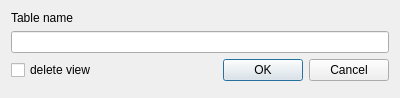
<?xml version="1.0" encoding="UTF-8"?>
<ui version="4.0">
 <class>convertToTableDialog</class>
 <widget class="QDialog" name="convertToTableDialog">
  <property name="geometry">
   <rect>
    <x>0</x>
    <y>0</y>
    <width>400</width>
    <height>98</height>
   </rect>
  </property>
  <property name="windowTitle">
   <string>Dialog</string>
  </property>
  <layout class="QHBoxLayout" name="horizontalLayout_2">
   <item>
    <layout class="QVBoxLayout" name="verticalLayout">
     <item>
      <widget class="QLabel" name="label">
       <property name="text">
        <string>Table name</string>
       </property>
      </widget>
     </item>
     <item>
      <widget class="QLineEdit" name="tableNameString"/>
     </item>
     <item>
      <layout class="QHBoxLayout" name="horizontalLayout">
       <item>
        <widget class="QCheckBox" name="deleteViewCheck">
         <property name="text">
          <string>delete view</string>
         </property>
        </widget>
       </item>
       <item>
        <spacer name="horizontalSpacer">
         <property name="orientation">
          <enum>Qt::Horizontal</enum>
         </property>
         <property name="sizeHint" stdset="0">
          <size>
           <width>40</width>
           <height>20</height>
          </size>
         </property>
        </spacer>
       </item>
       <item>
        <widget class="QDialogButtonBox" name="buttonBox">
         <property name="orientation">
          <enum>Qt::Horizontal</enum>
         </property>
         <property name="standardButtons">
          <set>QDialogButtonBox::Cancel|QDialogButtonBox::Ok</set>
         </property>
        </widget>
       </item>
      </layout>
     </item>
     <item>
      <spacer name="verticalSpacer">
       <property name="orientation">
        <enum>Qt::Vertical</enum>
       </property>
       <property name="sizeHint" stdset="0">
        <size>
         <width>20</width>
         <height>40</height>
        </size>
       </property>
      </spacer>
     </item>
    </layout>
   </item>
  </layout>
 </widget>
 <resources/>
 <connections>
  <connection>
   <sender>buttonBox</sender>
   <signal>accepted()</signal>
   <receiver>convertToTableDialog</receiver>
   <slot>accept()</slot>
   <hints>
    <hint type="sourcelabel">
     <x>248</x>
     <y>254</y>
    </hint>
    <hint type="destinationlabel">
     <x>157</x>
     <y>274</y>
    </hint>
   </hints>
  </connection>
  <connection>
   <sender>buttonBox</sender>
   <signal>rejected()</signal>
   <receiver>convertToTableDialog</receiver>
   <slot>reject()</slot>
   <hints>
    <hint type="sourcelabel">
     <x>316</x>
     <y>260</y>
    </hint>
    <hint type="destinationlabel">
     <x>286</x>
     <y>274</y>
    </hint>
   </hints>
  </connection>
 </connections>
</ui>
